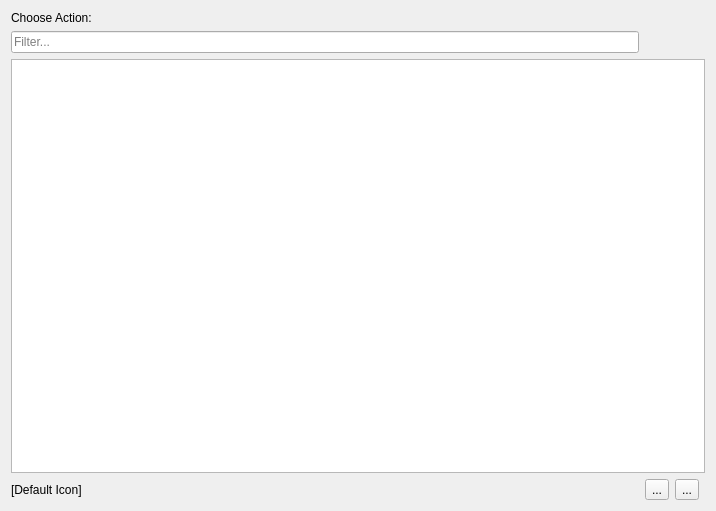
<?xml version="1.0" encoding="UTF-8"?>
<ui version="4.0">
 <class>ToolBarUIActionPicker</class>
 <widget class="QWidget" name="ToolBarUIActionPicker">
  <property name="geometry">
   <rect>
    <x>0</x>
    <y>0</y>
    <width>716</width>
    <height>511</height>
   </rect>
  </property>
  <property name="windowTitle">
   <string>Form</string>
  </property>
  <layout class="QGridLayout" name="gridLayout">
   <item row="1" column="0">
    <widget class="QLineEdit" name="actionsFilter">
     <property name="placeholderText">
      <string>Filter...</string>
     </property>
     <property name="clearButtonEnabled">
      <bool>true</bool>
     </property>
    </widget>
   </item>
   <item row="2" column="0" colspan="4">
    <widget class="QTableView" name="actionsTableView">
     <property name="toolTip">
      <string>Double-click for code...</string>
     </property>
     <property name="editTriggers">
      <set>QAbstractItemView::NoEditTriggers</set>
     </property>
     <property name="selectionMode">
      <enum>QAbstractItemView::SingleSelection</enum>
     </property>
     <property name="selectionBehavior">
      <enum>QAbstractItemView::SelectRows</enum>
     </property>
     <attribute name="horizontalHeaderDefaultSectionSize">
      <number>250</number>
     </attribute>
     <attribute name="horizontalHeaderStretchLastSection">
      <bool>true</bool>
     </attribute>
     <attribute name="verticalHeaderVisible">
      <bool>false</bool>
     </attribute>
    </widget>
   </item>
   <item row="0" column="0" colspan="4">
    <widget class="QLabel" name="label">
     <property name="text">
      <string>Choose Action:</string>
     </property>
    </widget>
   </item>
   <item row="3" column="0">
    <widget class="QLabel" name="iconLabel">
     <property name="text">
      <string>[Default Icon]</string>
     </property>
    </widget>
   </item>
   <item row="3" column="1">
    <widget class="QToolButton" name="iconPickBtn">
     <property name="toolTip">
      <string>Set Icon</string>
     </property>
     <property name="text">
      <string>...</string>
     </property>
     <property name="icon">
      <iconset theme="image"/>
     </property>
    </widget>
   </item>
   <item row="3" column="2">
    <widget class="QToolButton" name="iconClearBtn">
     <property name="toolTip">
      <string>Clear Icon</string>
     </property>
     <property name="text">
      <string>...</string>
     </property>
     <property name="icon">
      <iconset theme="delete"/>
     </property>
    </widget>
   </item>
  </layout>
 </widget>
 <resources/>
 <connections/>
</ui>
